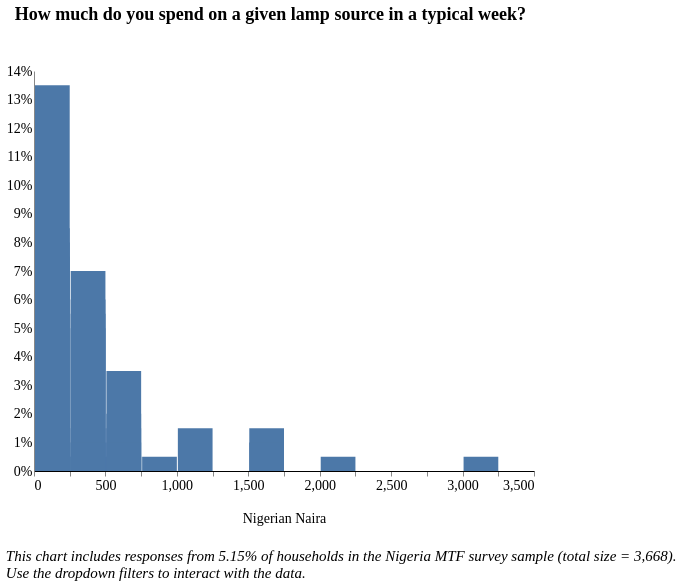

Vega-Lite specification for this chart:
### Vega-Lite specification from a JSON file in a GitHub repository (floating-point values rounded to 4 significant figures; data arrays with more than 128 entries replaced by an {"elided": "..."} marker saying what was removed)
{"width": 800, "height": 400, "config": {"title": {"fontSize": 18, "font": "Times New Roman", "anchor": "center", "fontColor": "#000000"}, "axisX": {"domain": true, "domainColor": "#000000", "grid": false, "labelFont": "Times New Roman", "labelFontSize": 14, "titleFont": "Times New Roman", "titleFontSize": 14, "titleFontWeight": "normal", "title": "X Axis Title (units)", "titleY": 40}, "axisY": {"domain": true, "grid": false, "gridColor": "#DEDDDD", "gridWidth": 1, "labelFont": "Times New Roman", "labelFontSize": 14, "labelAngle": 0, "ticks": false, "titleFont": "Times New Roman", "titleFontSize": 14, "titleFontWeight": "normal", "titlePadding": 10, "title": "Y Axis Title (units)"}, "range": {"category": ["#2980B9", "#003366", "#FFAE19", "#D68910", "#E67E22", "#D35400", "#FF4500", "#FF6162", "#438B28", "#45B39D", "#99ADC1", "#212F3C"]}, "legend": {"labelFont": "Times New Roman", "labelFontSize": 14, "symbolType": "square", "symbolSize": 100, "titleFont": "Times New Roman", "titleFontSize": 14, "titleFontWeight": "normal", "title": "Legend", "orient": "right", "offset": 0}, "tooltip": {"font": "Open Sans"}, "view": {"stroke": "transparent", "text": {"font": "Times New Roman", "color": ["#2980B9", "#003366", "#FFAE19", "#D68910", "#E67E22", "#D35400", "#FF4500", "#FF6162", "#438B28", "#45B39D", "#99ADC1", "#212F3C"], "fontSize": 14, "align": "right", "fontWeight": 400, "size": 14}, "bar": {"size": 40, "binSpacing": 1, "continuousBandSize": 30, "discreteBandSize": 30, "fill": ["#2980B9", "#003366", "#FFAE19", "#D68910", "#E67E22", "#D35400", "#FF4500", "#FF6162", "#438B28", "#45B39D", "#99ADC1", "#212F3C"], "stroke": false}}}, "concat": [{"mark": "bar", "encoding": {"tooltip": [{"field": "f_12", "title": "Response (Binned)", "type": "quantitative"}, {"aggregate": "sum", "field": "pct", "format": ".2%", "title": "Percentage", "type": "quantitative"}], "x": {"axis": {"title": "Nigerian Naira"}, "bin": {"extent": [0, 3500], "step": 250}, "field": "f_12", "scale": {"clamp": true, "domain": [0, 3500]}, "type": "quantitative"}, "y": {"aggregate": "sum", "axis": {"format": "%"}, "field": "pct", "title": "", "type": "quantitative"}}, "height": 400, "selection": {"selector014": {"type": "single", "fields": ["f2"], "bind": {"input": "select", "options": [null, "Candle", "Open wick lamp", "Hurricane lamp with glass cover", "Pressurized mantle lamp", "Other, specify"], "labels": ["All Responses", "Candle", "Open wick lamp", "Hurricane lamp with glass cover", "Pressurized mantle lamp", "Other"], "name": "Type of Device  "}}, "selector012": {"type": "single", "fields": ["locality"], "bind": {"input": "select", "options": [null, 0, 1], "labels": ["National", "Urban", "Rural"], "name": "Locality Breakdown  "}}, "selector013": {"type": "single", "fields": ["elc_aggr_tier"], "bind": {"input": "select", "options": [null, "Tier 0", "Tier 1", "Tier 2", "Tier 3", "Tier 4", "Tier 5"], "labels": ["All Tiers", "Tier 0", "Tier 1", "Tier 2", "Tier 3", "Tier 4", "Tier 5"], "name": "Electricity Tier  "}}}, "title": {"text": ["How much do you spend on a given lamp source in a typical week?"], "color": "black", "subtitleColor": "black", "offset": 40}, "transform": [{"joinaggregate": [{"op": "count", "field": "*", "as": "total"}]}, {"calculate": "1 / datum.total", "as": "pct"}, {"bin": {"maxbins": 20}, "field": "m", "as": "mbin"}, {"filter": {"selection": "selector014"}}, {"filter": {"selection": "selector012"}}, {"filter": {"selection": "selector013"}}], "width": 500}], "data": {"name": "data-fbe659c5cd8ba15892f12734865f1775"}, "title": {"text": ["", "", "This chart includes responses from 5.15% of households in the Nigeria MTF survey sample (total size = 3,668).", "Use the dropdown filters to interact with the data."], "anchor": "start", "baseline": "bottom", "font": "Times New Roman", "fontSize": 15, "fontStyle": "italic", "fontWeight": "normal", "orient": "bottom"}, "$schema": "https://vega.github.io/schema/vega-lite/v4.17.0.json", "datasets": {"data-fbe659c5cd8ba15892f12734865f1775": {"elided": "200 records"}}}
